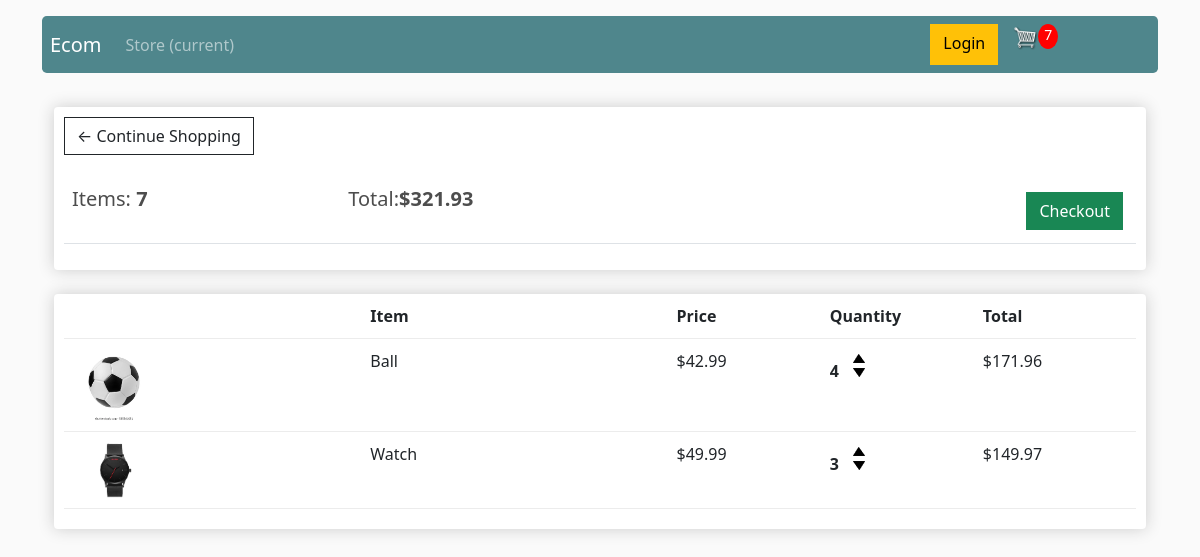
The app's page /cart/ (signed in) with its own data.
### store/models.py (models this page shows, shortened)
class Order(models.Model):
    customer = models.ForeignKey(Customer,on_delete=models.SET_NULL,null=True,blank=True)
    order_date = models.DateTimeField(auto_now_add=True)
    complete = models.BooleanField(default=False)
    @property
    def get_total_count(self):
        total = sum(item.quantity for item in self.orderitems.all())
        return total
    @property
    def get_total_price(self):
        total = sum(item.get_total for item in self.orderitems.all())
        return total

class OrderItem(models.Model):
    order = models.ForeignKey(Order,on_delete=models.SET_NULL,related_name='orderitems',null=True)
    product = models.ForeignKey(Product,on_delete=models.SET_NULL,null=True)
    quantity = models.IntegerField(default=0,null=True,blank=True)
    date_added = models.DateTimeField(auto_now_add=True)
    @property
    def get_total(self):
        return self.quantity*self.product.price

class Product(models.Model):
    CATEGORY_CHOICES = (
        ('sport','Sport'),
        ('telephone','Telephone & Accessories'),
        ('computer','Computer & Office'),
        ('furniture','Furniture'),
        ('shoes','Shoes'),
        ('jewellery','Jewellery & Watches')
    )
    category = models.CharField(max_length=50,choices=CATEGORY_CHOICES)
    name = models.CharField(max_length=255)
    description = models.TextField(blank=True, null=True)
    image = models.ImageField(null=True, blank=True)
    price = models.FloatField()
    @property
    def imageURL(self):
        try:
            url = self.image.url
        except:
            url = ''
        return url

### store/views.py (the view)
# urls.py: path('cart/',views.cart,name="cart"),
def cart(request):
    order, created = Order.objects.get_or_create(customer=request.user.customer,complete=False)
    context={'order':order}
    return render(request,'store/cart.html',context)

### templates/store/cart.html (shortened to what this page needs)
{% extends 'store/base.html' %}
{% load static %}
{% block content %}
	<div class="row">
		<div class="col-lg-12">
			<div class="box-element">
				<a  class="btn btn-outline-dark" id="continue-shopping" href="{% url 'store' %}">&#x2190; Continue Shopping</a>
				<br>
				<br>
				<table class="table">
					<tr>
						<th><h5>Items: <strong id="total-count">{{order.get_total_count}}</strong></h5></th>
						<th><h5>Total:<strong id="total-price">${{order.get_total_price|floatformat:2}}</strong></h5></th>
						<th>
							<a  style="float:right; margin:5px;" class="btn btn-success" href="{% url 'checkout' %}" id="checkout">Checkout</a>
						</th>
					</tr>
				</table>
			</div>
			<br>
			<div class="box-element">
				<div class="cart-row">
					<div style="flex:2"></div>
					<div style="flex:2"><strong>Item</strong></div>
					<div style="flex:1"><strong>Price</strong></div>
					<div style="flex:1"><strong>Quantity</strong></div>
					<div style="flex:1"><strong>Total</strong></div>
				</div>
				{% for item in order.orderitems.all %}
				<div class="cart-row order-items" id="cartrow-{{item.product.id}}" data-productid="{{item.product.id}}">
					<div style="flex:2"><img class="row-image" src="{{item.product.imageURL}}"></div>
					<div style="flex:2" id="product-name-{{item.product.id}}"><p>{{item.product.name}}</p></div>
					<div style="flex:1" id="product-price-{{item.product.id}}"><p>${{item.product.price|floatformat:2}}</p></div>
					<div style="flex:1">
						<p class="quantity" id="product-quantity-{{item.product.id}}">{{item.quantity}}</p>
						<div class="quantity">
							<img data-product="{{item.product.id}}" data-action="add" class="chg-quantity update-cart" src="{% static  'images/arrow-up.png' %}">
							<img data-product="{{item.product.id}}" data-action="remove" class="chg-quantity update-cart" src="{% static  'images/arrow-down.png' %}">
						</div>
					</div>
					<div style="flex:1"><p id="total-{{item.product.id}}">${{item.get_total|floatformat:2}}</p></div>
				</div>
				{% endfor %}
			</div>
		</div>
	</div>
{% endblock content %}

### templates/store/base.html (shortened to what this page needs)
<!DOCTYPE html>
{% load static %}
<html lang="en">
<head>
    <link href="https://cdn.jsdelivr.net/npm/bootstrap@5.1.3/dist/css/bootstrap.min.css" rel="stylesheet">
    <link rel="stylesheet" href="{% static 'css/style.css' %}">
</head>
<body>
	<div class="container">
    <nav class="navbar navbar-expand-lg navbar-dark bg-dark  rounded-3 p-2 sticky-top mt-3">
      <a class="navbar-brand" href="">Ecom</a>
      <div class="collapse navbar-collapse" id="navbarSupportedContent">
        <ul class="navbar-nav mr-auto">
          <li class="nav-item active">
            <a class="nav-link" href="">Store <span class="sr-only">(current)</span></a>
          </li>
        </ul>
        <div class="offset-8 d-flex flex-row">
           <a href=""class="btn btn-warning">Login</a>
          <a href="{% url 'cart' %}">
            <img  id="cart-icon" src="{% static 'images/cart.png' %}">
          </a>
          <p id="cart-total">{{order.get_total_count}}</p>
        </div>
      </div>
    </nav>
       <div class="container">
              <br>
              {% block content %}
              {% endblock content %}
           </div>
  </div>
  </body>
</html>

### static/css/style.css (style rules this page uses)
body { background-color: hsl(0, 0%, 98%); }
h1,h2,h3,h4,h5,h6 { color:hsl(0, 0%, 30%); }
.box-element { box-shadow:hsl(0, 0%, 80%) 0 0 16px; background-color: #fff; border-radius: 4px; padding: 10px; }
.bg-dark { background-color: #4f868c!important; }
#cart-icon { width:25px; display: inline-block; margin-left: 15px; }
#cart-total { display: block; text-align: center; color:#fff; background-color: red; width: 20px; height: 25px; border-radius: 50%; font-size: 14px; }
.col-lg-4, .col-lg-6, .col-lg-8, .col-lg-12 { margin-top: 10px; }
.btn { border-radius: 0; }
.row-image { width: 100px; }
.cart-row { display: flex; align-items: flex-stretch; padding-bottom: 10px; margin-bottom: 10px; border-bottom: 1px solid #ececec; }
.quantity { display: inline-block; font-weight: 700; padding-right:10px; }
.chg-quantity { width: 12px; cursor: pointer; display: block; margin-top: 5px; transition:.1s; }

### records on screen
Order: get_total_count "7", get_total_price "321.93"
OrderItem: product.imageURL (picture), product.name "Ball", product.price "42.99", quantity "4", get_total "171.96"
OrderItem: product.imageURL (picture), product.name "Watch", product.price "49.99", quantity "3", get_total "149.97"
